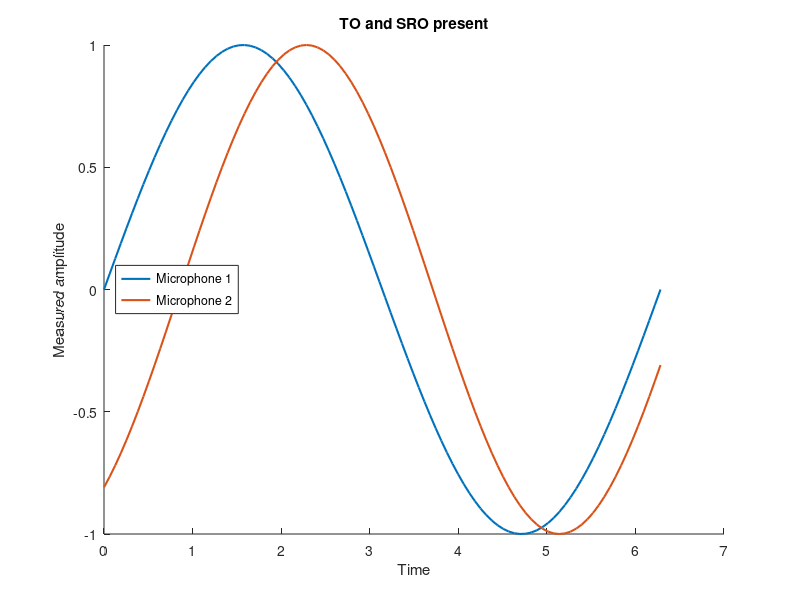

Source code (MATLAB): (Note: this script raises an error after producing the figure.)
width = 5;     % Width in inches
height = 5;    % Height in inches
alw = 0.75;    % AxesLineWidth
fsz = 14;      % Fontsize
lw = 1.5;      % LineWidth
msz = 8;       % MarkerSize
set(0,'defaultLineLineWidth',lw);   % set the default line width to lw
set(0,'defaultLineMarkerSize',msz); % set the default line marker size to msz
set(0,'defaultLineLineWidth',lw);   % set the default line width to lw
set(0,'defaultLineMarkerSize',msz); % set the default line marker size to msz
% Set the default Size for display
defpos = get(0,'defaultFigurePosition');
set(0,'defaultFigurePosition', [defpos(1) defpos(2) width*100, height*100]);

%%
close all;
x=linspace(0,2*pi);
hold on;
plot(x,sin(x));
plot(x,sin(1.1*x-0.3*pi));
legend({'Microphone 1', 'Microphone 2'}, 'location', 'west');
title('TO and SRO present');
xlabel('Time');
ylabel('Measured amplitude');
save
set(gcf,'InvertHardcopy','on');
set(gcf,'PaperUnits', 'inches');
papersize = get(gcf, 'PaperSize');
left = (papersize(1)- width)/2;
bottom = (papersize(2)- height)/2;
myfiguresize = [left, bottom, width, height];
set(gcf,'PaperPosition', myfiguresize);
% Save the file as PNG
print('to-and-sro','-dpng','-r300');

%%
figure
hold on
plot(x,sin(x));
plot(x,sin(1.1*x));
legend({'Microphone 1', 'Microphone 2'}, 'location', 'west');
title('TO eliminated');
xlabel('Time');
ylabel('Measured amplitude');
save
set(gcf,'InvertHardcopy','on');
set(gcf,'PaperUnits', 'inches');
papersize = get(gcf, 'PaperSize');
left = (papersize(1)- width)/2;
bottom = (papersize(2)- height)/2;
myfiguresize = [left, bottom, width, height];
set(gcf,'PaperPosition', myfiguresize);
% Save the file as PNG
print('only-sro','-dpng','-r300');

figure
hold on
plot(x,sin(x));
plot(x,sin(x),'--');
legend({'Microphone 1', 'Microphone 2'}, 'location', 'west');
title('SRO eliminated');
xlabel('Time');
ylabel('Measured amplitude');
save
set(gcf,'InvertHardcopy','on');
set(gcf,'PaperUnits', 'inches');
papersize = get(gcf, 'PaperSize');
left = (papersize(1)- width)/2;
bottom = (papersize(2)- height)/2;
myfiguresize = [left, bottom, width, height];
set(gcf,'PaperPosition', myfiguresize);
% Save the file as PNG
print('synchronized','-dpng','-r300');

figure
hold on
plot(x,sin(x));
plot(x,sin(x-0.2*pi));
legend({'Microphone 1', 'Microphone 2'}, 'location', 'west');
title('TDOA compensated');
xlabel('Time');
ylabel('Measured amplitude');
save
set(gcf,'InvertHardcopy','on');
set(gcf,'PaperUnits', 'inches');
papersize = get(gcf, 'PaperSize');
left = (papersize(1)- width)/2;
bottom = (papersize(2)- height)/2;
myfiguresize = [left, bottom, width, height];
set(gcf,'PaperPosition', myfiguresize);
% Save the file as PNG
print('tdoa-compensated','-dpng','-r300');
